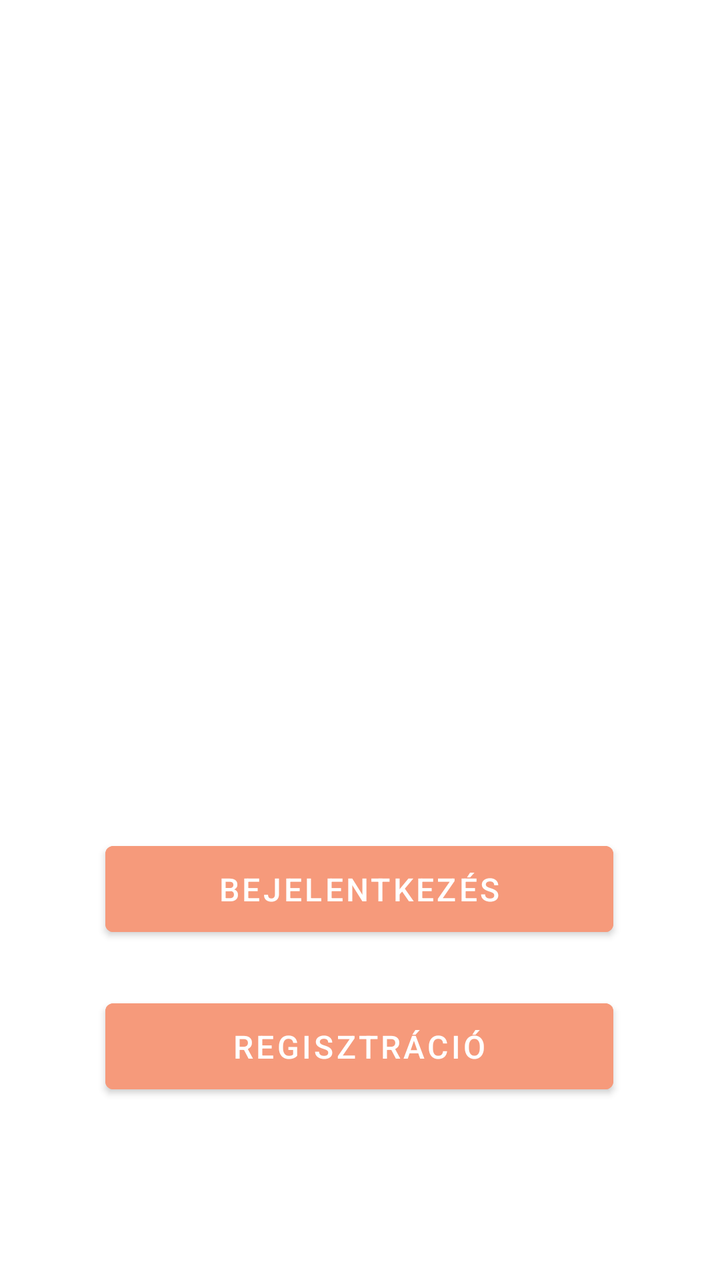
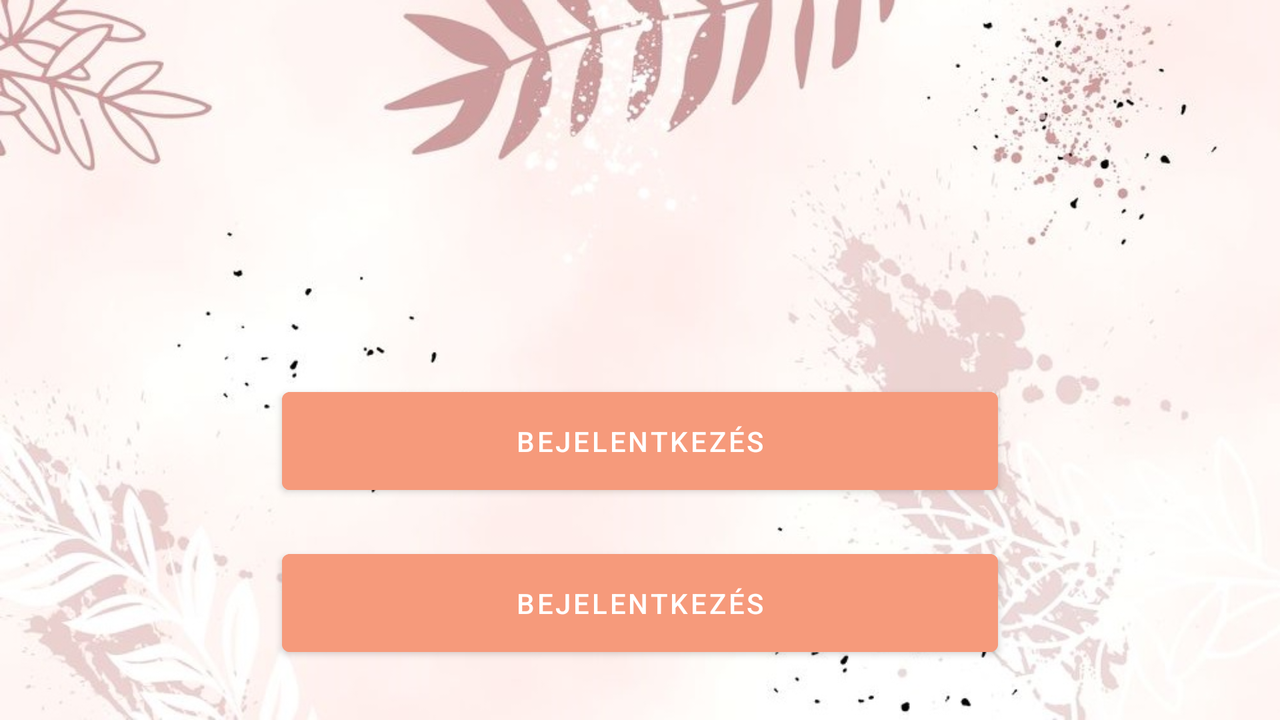

Two renders of one Android screen. The first uses the default layout on a phone; the second uses the alternative layout the repository ships for a different screen configuration, on a matching device. The two XML files are below.
<!-- AndroidManifest.xml: application theme Theme.RuhazatiWebshop -->
<!-- res/layout/activity_main.xml -->
<?xml version="1.0" encoding="utf-8"?>
<androidx.constraintlayout.widget.ConstraintLayout
    xmlns:android="http://schemas.android.com/apk/res/android"
    xmlns:app="http://schemas.android.com/apk/res-auto"
    xmlns:tools="http://schemas.android.com/tools"
    android:layout_width="match_parent"
    android:layout_height="match_parent"
    android:background="@drawable/bg"
    tools:context=".MainActivity">

    <Button
        android:id="@+id/loginButton"
        android:layout_width="254dp"
        android:layout_height="55dp"
        android:layout_gravity="center_horizontal"
        android:backgroundTint="@color/lightred"
        android:onClick="login"
        android:text="@string/login"
        android:textColor="@color/white"
        android:textSize="16sp"
        app:layout_constraintBottom_toBottomOf="parent"
        app:layout_constraintEnd_toEndOf="parent"
        app:layout_constraintHorizontal_bias="0.496"
        app:layout_constraintStart_toStartOf="parent"
        app:layout_constraintTop_toTopOf="parent"
        app:layout_constraintVertical_bias="0.713" />

    <Button
        android:id="@+id/registerButton"
        android:layout_width="254dp"
        android:layout_height="55dp"
        android:layout_gravity="center_horizontal"
        android:backgroundTint="@color/lightred"
        android:onClick="register"
        android:text="@string/register"
        android:textColor="@color/white"
        android:textSize="16sp"
        app:layout_constraintBottom_toBottomOf="parent"
        app:layout_constraintEnd_toEndOf="parent"
        app:layout_constraintHorizontal_bias="0.496"
        app:layout_constraintStart_toStartOf="parent"
        app:layout_constraintTop_toBottomOf="@+id/loginButton"
        app:layout_constraintVertical_bias="0.208" />


</androidx.constraintlayout.widget.ConstraintLayout>
<!-- resources referenced by this layout -->
<resources>
  <color name="lightred">#F69A7B </color>
  <color name="white">#FFFFFFFF</color>
  <string name="login">Bejelentkezés</string>
  <string name="register">Regisztráció</string>
  <style name="Theme.RuhazatiWebshop" parent="Theme.MaterialComponents.DayNight.DarkActionBar">
          
          <item name="colorPrimary">@color/purple_500</item>
          <item name="colorPrimaryVariant">@color/purple_700</item>
          <item name="colorOnPrimary">@color/white</item>
          
          <item name="colorSecondary">@color/teal_200</item>
          <item name="colorSecondaryVariant">@color/teal_700</item>
          <item name="colorOnSecondary">@color/black</item>
          
          <item name="android:statusBarColor">?attr/colorPrimaryVariant</item>
          
  
      </style>
  <color name="purple_500">#FF6200EE</color>
  <color name="purple_700">#FF3700B3</color>
  <color name="teal_200">#FF03DAC5</color>
  <color name="teal_700">#FF018786</color>
  <color name="black">#FF000000</color>
</resources>
<!-- res/layout-land/activity_main.xml (the repository's variant of the layout above) -->
<!-- drawn on the phone turned sideways -->
<?xml version="1.0" encoding="utf-8"?>
<LinearLayout
    xmlns:android="http://schemas.android.com/apk/res/android"
    xmlns:app="http://schemas.android.com/apk/res-auto"
    xmlns:tools="http://schemas.android.com/tools"
    android:layout_width="match_parent"
    android:layout_height="match_parent"
    android:background="@drawable/land_bg"
    android:orientation="vertical"
    tools:context=".MainActivity">



    <Button
        android:id="@+id/loginButton"
        android:layout_width="358dp"
        android:layout_height="61dp"
        android:layout_gravity="center_horizontal"
        android:layout_marginTop="190dp"
        android:onClick="login"
        android:text="Bejelentkezés"
        android:backgroundTint="@color/lightred"
        app:layout_constraintVertical_bias="0.5" />

    <Button
        android:id="@+id/registerButton"
        android:layout_width="358dp"
        android:layout_height="61dp"
        android:layout_gravity="center_horizontal"
        android:layout_marginTop="20dp"
        android:onClick="login"
        android:text="Bejelentkezés"
        android:backgroundTint="@color/lightred"
        app:layout_constraintVertical_bias="0.5"
        tools:ignore="DuplicateIds" />

</LinearLayout>
<!-- resources referenced by the variant -->
<!-- as the phone turned sideways resolves them -->
<resources>
  <color name="lightred">#F69A7B </color>
  <!-- drawable land_bg: jpg bitmap (drawable, 84838 bytes) -->
  <style name="Theme.RuhazatiWebshop" parent="Theme.MaterialComponents.DayNight.DarkActionBar">
          
          <item name="colorPrimary">@color/purple_500</item>
          <item name="colorPrimaryVariant">@color/purple_700</item>
          <item name="colorOnPrimary">@color/white</item>
          
          <item name="colorSecondary">@color/teal_200</item>
          <item name="colorSecondaryVariant">@color/teal_700</item>
          <item name="colorOnSecondary">@color/black</item>
          
          <item name="android:statusBarColor">?attr/colorPrimaryVariant</item>
          
  
      </style>
  <color name="purple_500">#FF6200EE</color>
  <color name="purple_700">#FF3700B3</color>
  <color name="white">#FFFFFFFF</color>
  <color name="teal_200">#FF03DAC5</color>
  <color name="teal_700">#FF018786</color>
  <color name="black">#FF000000</color>
</resources>
